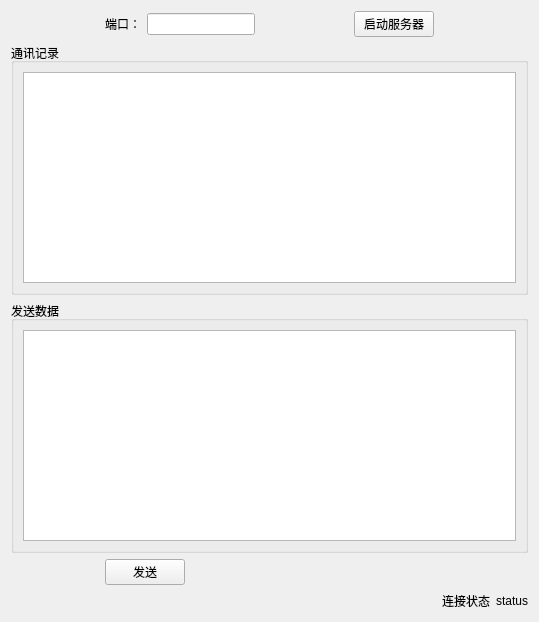
<?xml version="1.0" encoding="UTF-8"?>
<ui version="4.0">
 <class>TCPServer</class>
 <widget class="QWidget" name="TCPServer">
  <property name="geometry">
   <rect>
    <x>0</x>
    <y>0</y>
    <width>539</width>
    <height>622</height>
   </rect>
  </property>
  <property name="windowTitle">
   <string>TCP-服务端</string>
  </property>
  <layout class="QGridLayout" name="gridLayout">
   <item row="0" column="0">
    <layout class="QHBoxLayout" name="horizontalLayout">
     <item>
      <spacer name="horizontalSpacer_3">
       <property name="orientation">
        <enum>Qt::Horizontal</enum>
       </property>
       <property name="sizeHint" stdset="0">
        <size>
         <width>40</width>
         <height>20</height>
        </size>
       </property>
      </spacer>
     </item>
     <item>
      <widget class="QLabel" name="label">
       <property name="text">
        <string>端口：</string>
       </property>
      </widget>
     </item>
     <item>
      <widget class="QLineEdit" name="lineEdit_port"/>
     </item>
     <item>
      <spacer name="horizontalSpacer_4">
       <property name="orientation">
        <enum>Qt::Horizontal</enum>
       </property>
       <property name="sizeHint" stdset="0">
        <size>
         <width>40</width>
         <height>20</height>
        </size>
       </property>
      </spacer>
     </item>
     <item>
      <widget class="QPushButton" name="btn_startServer">
       <property name="text">
        <string>启动服务器</string>
       </property>
      </widget>
     </item>
     <item>
      <spacer name="horizontalSpacer_5">
       <property name="orientation">
        <enum>Qt::Horizontal</enum>
       </property>
       <property name="sizeHint" stdset="0">
        <size>
         <width>40</width>
         <height>20</height>
        </size>
       </property>
      </spacer>
     </item>
    </layout>
   </item>
   <item row="1" column="0">
    <widget class="QGroupBox" name="groupBox">
     <property name="title">
      <string>通讯记录</string>
     </property>
     <layout class="QGridLayout" name="gridLayout_2">
      <item row="0" column="0">
       <widget class="QTextEdit" name="textEdit_communicate"/>
      </item>
     </layout>
    </widget>
   </item>
   <item row="2" column="0">
    <widget class="QGroupBox" name="groupBox_2">
     <property name="title">
      <string>发送数据</string>
     </property>
     <layout class="QGridLayout" name="gridLayout_3">
      <item row="0" column="0">
       <widget class="QTextEdit" name="textEdit_sendData"/>
      </item>
     </layout>
    </widget>
   </item>
   <item row="3" column="0">
    <layout class="QHBoxLayout" name="horizontalLayout_2">
     <item>
      <spacer name="horizontalSpacer">
       <property name="orientation">
        <enum>Qt::Horizontal</enum>
       </property>
       <property name="sizeHint" stdset="0">
        <size>
         <width>44</width>
         <height>20</height>
        </size>
       </property>
      </spacer>
     </item>
     <item>
      <widget class="QPushButton" name="btn_sendData">
       <property name="text">
        <string>发送</string>
       </property>
      </widget>
     </item>
     <item>
      <spacer name="horizontalSpacer_2">
       <property name="orientation">
        <enum>Qt::Horizontal</enum>
       </property>
       <property name="sizeHint" stdset="0">
        <size>
         <width>343</width>
         <height>21</height>
        </size>
       </property>
      </spacer>
     </item>
    </layout>
   </item>
   <item row="4" column="0">
    <layout class="QHBoxLayout" name="horizontalLayout_3">
     <item>
      <spacer name="horizontalSpacer_6">
       <property name="orientation">
        <enum>Qt::Horizontal</enum>
       </property>
       <property name="sizeHint" stdset="0">
        <size>
         <width>408</width>
         <height>20</height>
        </size>
       </property>
      </spacer>
     </item>
     <item>
      <widget class="QLabel" name="label_2">
       <property name="text">
        <string>连接状态</string>
       </property>
      </widget>
     </item>
     <item>
      <widget class="QLabel" name="label_statusConnect">
       <property name="text">
        <string>status</string>
       </property>
      </widget>
     </item>
    </layout>
   </item>
  </layout>
 </widget>
 <resources/>
 <connections/>
</ui>
